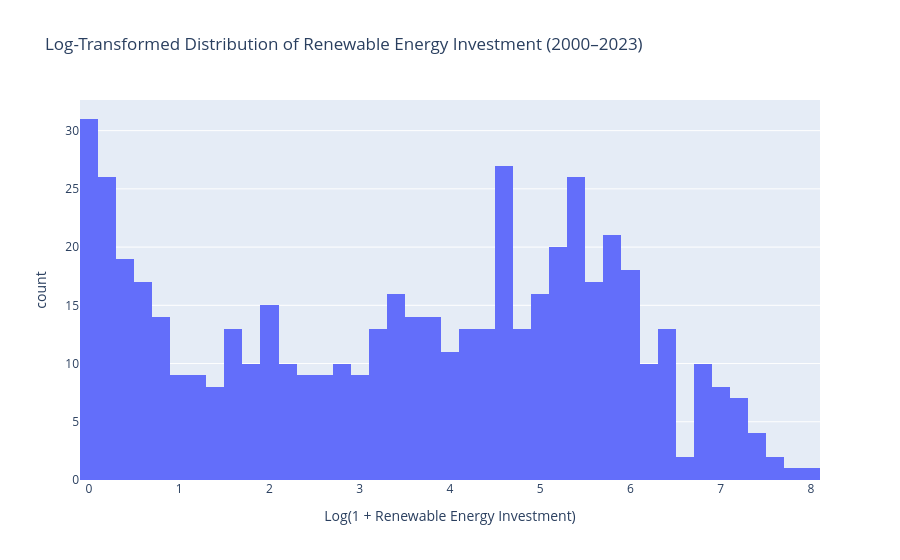

Notebook cell for this chart:
### Code cell
EDA_investment["Log_RE_Investment"] = np.log1p(
    EDA_investment[investment_col]
)

fig = px.histogram(
    EDA_investment,
    x="Log_RE_Investment",
    nbins=40,
    title="Log-Transformed Distribution of Renewable Energy Investment (2000–2023)",
    labels={
        "Log_RE_Investment":
        "Log(1 + Renewable Energy Investment)"
    }
)

fig.show()

### Figure 1 — Plotly figure (JSON) as saved in the notebook; plotly's stock layout.template omitted (floating-point values rounded to 4 significant figures; data arrays with more than 128 entries replaced by an {"elided": "..."} marker saying what was removed)
{"data": [{"alignmentgroup": "True", "bingroup": "x", "hovertemplate": "Log(1 + Renewable Energy Investment)=%{x}<br>count=%{y}<extra></extra>", "legendgroup": "", "marker": {"color": "#636efa", "pattern": {"shape": ""}}, "name": "", "nbinsx": 40, "offsetgroup": "", "orientation": "v", "showlegend": false, "type": "histogram", "x": {"elided": "528 float values"}, "xaxis": "x", "yaxis": "y"}], "layout": {"autosize": true, "barmode": "relative", "legend": {"tracegroupgap": 0}, "title": {"text": "Log-Transformed Distribution of Renewable Energy Investment (2000–2023)"}, "xaxis": {"anchor": "y", "autorange": true, "domain": [0, 1], "range": [-0.1, 8.1], "title": {"text": "Log(1 + Renewable Energy Investment)"}, "type": "linear"}, "yaxis": {"anchor": "x", "autorange": true, "domain": [0, 1], "range": [0, 32.63], "title": {"text": "count"}}}}
